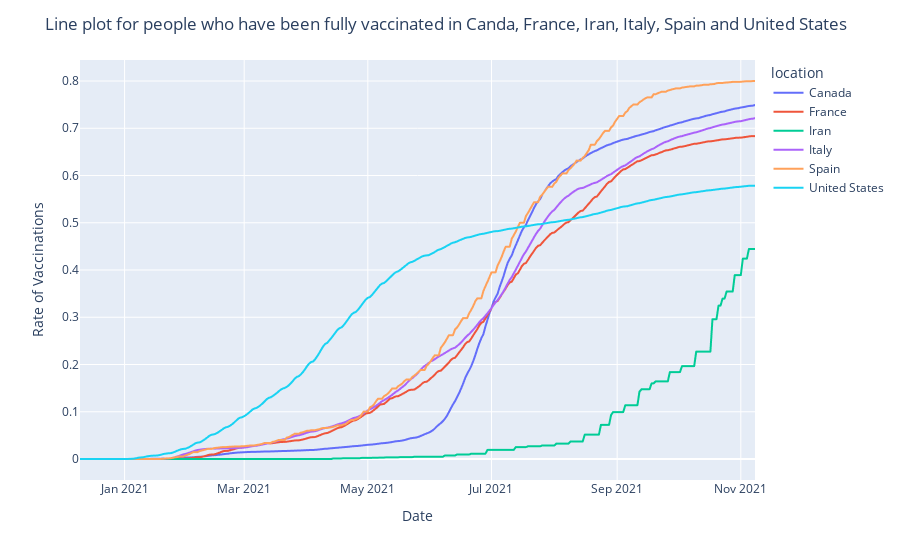

Notebook code cell kept with this figure:
### Code cell
fig_7 = px.line(country, x='date', 
                y='rate_people_fully_vaccinated', 
                color='location', 
                line_group='location', 
                hover_name='location',
                range_x=['2020-12-10','2021-11-08'])

fig_7.update_layout(title="Line plot for people who have been fully vaccinated in Canda, France, Iran, Italy, Spain and United States",
                 xaxis_title="Date",
                 yaxis_title="Rate of Vaccinations")
fig_7.show()

### Figure 1 — Plotly figure (JSON) as saved in the notebook; plotly's stock layout.template omitted (floating-point values rounded to 4 significant figures; data arrays with more than 128 entries replaced by an {"elided": "..."} marker saying what was removed)
{"data": [{"hovertemplate": "<b>%{hovertext}</b><br><br>location=Canada<br>date=%{x}<br>rate_people_fully_vaccinated=%{y}<extra></extra>", "hovertext": {"elided": "333 str values"}, "legendgroup": "Canada", "line": {"color": "#636efa", "dash": "solid"}, "marker": {"symbol": "circle"}, "mode": "lines", "name": "Canada", "showlegend": true, "type": "scattergl", "x": {"elided": "333 str values"}, "xaxis": "x", "y": {"elided": "333 float values"}, "yaxis": "y"}, {"hovertemplate": "<b>%{hovertext}</b><br><br>location=France<br>date=%{x}<br>rate_people_fully_vaccinated=%{y}<extra></extra>", "hovertext": {"elided": "655 str values"}, "legendgroup": "France", "line": {"color": "#EF553B", "dash": "solid"}, "marker": {"symbol": "circle"}, "mode": "lines", "name": "France", "showlegend": true, "type": "scattergl", "x": {"elided": "655 str values"}, "xaxis": "x", "y": {"elided": "655 float values"}, "yaxis": "y"}, {"hovertemplate": "<b>%{hovertext}</b><br><br>location=Iran<br>date=%{x}<br>rate_people_fully_vaccinated=%{y}<extra></extra>", "hovertext": {"elided": "629 str values"}, "legendgroup": "Iran", "line": {"color": "#00cc96", "dash": "solid"}, "marker": {"symbol": "circle"}, "mode": "lines", "name": "Iran", "showlegend": true, "type": "scattergl", "x": {"elided": "629 str values"}, "xaxis": "x", "y": {"elided": "629 float values"}, "yaxis": "y"}, {"hovertemplate": "<b>%{hovertext}</b><br><br>location=Italy<br>date=%{x}<br>rate_people_fully_vaccinated=%{y}<extra></extra>", "hovertext": {"elided": "648 str values"}, "legendgroup": "Italy", "line": {"color": "#ab63fa", "dash": "solid"}, "marker": {"symbol": "circle"}, "mode": "lines", "name": "Italy", "showlegend": true, "type": "scattergl", "x": {"elided": "648 str values"}, "xaxis": "x", "y": {"elided": "648 float values"}, "yaxis": "y"}, {"hovertemplate": "<b>%{hovertext}</b><br><br>location=Spain<br>date=%{x}<br>rate_people_fully_vaccinated=%{y}<extra></extra>", "hovertext": {"elided": "647 str values"}, "legendgroup": "Spain", "line": {"color": "#FFA15A", "dash": "solid"}, "marker": {"symbol": "circle"}, "mode": "lines", "name": "Spain", "showlegend": true, "type": "scattergl", "x": {"elided": "647 str values"}, "xaxis": "x", "y": {"elided": "647 float values"}, "yaxis": "y"}, {"hovertemplate": "<b>%{hovertext}</b><br><br>location=United States<br>date=%{x}<br>rate_people_fully_vaccinated=%{y}<extra></extra>", "hovertext": {"elided": "657 str values"}, "legendgroup": "United States", "line": {"color": "#19d3f3", "dash": "solid"}, "marker": {"symbol": "circle"}, "mode": "lines", "name": "United States", "showlegend": true, "type": "scattergl", "x": {"elided": "657 str values"}, "xaxis": "x", "y": {"elided": "657 float values"}, "yaxis": "y"}], "layout": {"legend": {"title": {"text": "location"}, "tracegroupgap": 0}, "margin": {"t": 60}, "title": {"text": "Line plot for people who have been fully vaccinated in Canda, France, Iran, Italy, Spain and United States"}, "xaxis": {"anchor": "y", "domain": [0, 1], "range": ["2020-12-10", "2021-11-08"], "title": {"text": "Date"}}, "yaxis": {"anchor": "x", "domain": [0, 1], "title": {"text": "Rate of Vaccinations"}}}}
